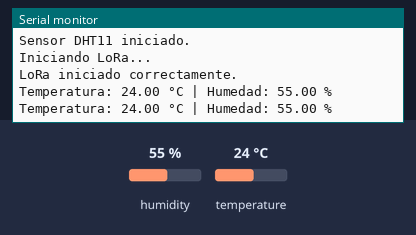
Simulated run of this program. Board: ESP32. Shown: the last lines printed to the serial monitor. The inputs (shaded band) are chosen by the test bench; at power-on: humidity 55 %, temperature 24 °C. No radio packets arrive unless stated.

Above: at 5.9 s.
6.0 s: humidity set to 22 %
At 11.0 s:
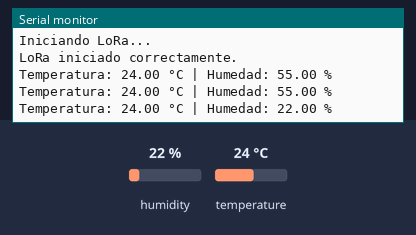
12.1 s: temperature set to 12 °C
At 16.7 s:
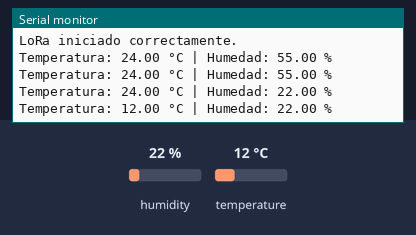
18.2 s: humidity set to 40 %
At 21.1 s:
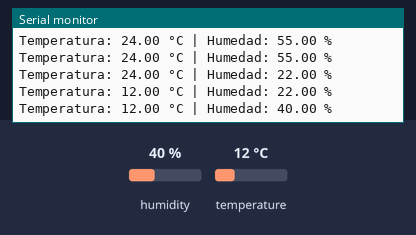
Timing chart, 0 to 22.6 s (numbered marks = the images above; inputs shaded):
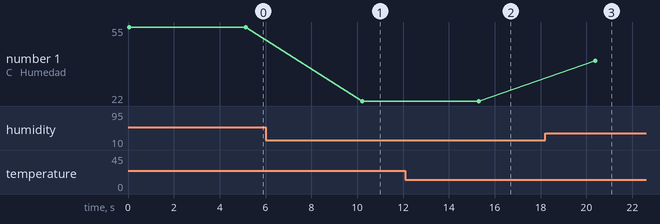

The program:

main.cpp
```cpp
#include <Arduino.h>
#include <DHT.h>
#include <SPI.h>
#include <LoRa.h>

// --- Pines --- //
#define DHTPIN 4        // Pin de datos del DHT11
#define DHTTYPE DHT11   // Tipo de sensor

#define SS 5            // LoRa - NSS
#define RST 14          // LoRa - RESET
#define DIO0 26         // LoRa - DIO0

DHT dht(DHTPIN, DHTTYPE);

void setup() {
  Serial.begin(115200);
  while (!Serial);

  // Inicializar DHT11
  dht.begin();
  Serial.println("Sensor DHT11 iniciado.");

  // Inicializar LoRa
  Serial.println("Iniciando LoRa...");
  LoRa.setPins(SS, RST, DIO0);

  if (!LoRa.begin(433E6)) {
    Serial.println("Error al iniciar LoRa. Verifique conexión.");
    while (1);
  }

  Serial.println("LoRa iniciado correctamente.");
}

void loop() {
  // Leer datos del sensor
  float h = dht.readHumidity();
  float t = dht.readTemperature();

  if (isnan(h) || isnan(t)) {
    Serial.println("Fallo al leer el DHT11.");
    delay(2000);
    return;
  }

  // Mostrar por monitor serial
  Serial.print("Temperatura: ");
  Serial.print(t);
  Serial.print(" °C | Humedad: ");
  Serial.print(h);
  Serial.println(" %");

  // Enviar por LoRa
  LoRa.beginPacket();
  LoRa.print("Temp:");
  LoRa.print(t);
  LoRa.print(" Hum:");
  LoRa.print(h);
  LoRa.endPacket();

  delay(5000); // Espera 5 segundos
}
```

Measured:
- after the input at 6.0 s, the serial monitor: prints a new line after 4.2 s (image 1)
- after the input at 12.1 s, the serial monitor: prints a new line after 3.2 s (image 2)
- after the input at 18.2 s, the serial monitor: prints a new line after 2.2 s (image 3)
- plotted number 1: 55 → 22 after the input at 6.0 s, 22 → 40 after the input at 18.2 s
